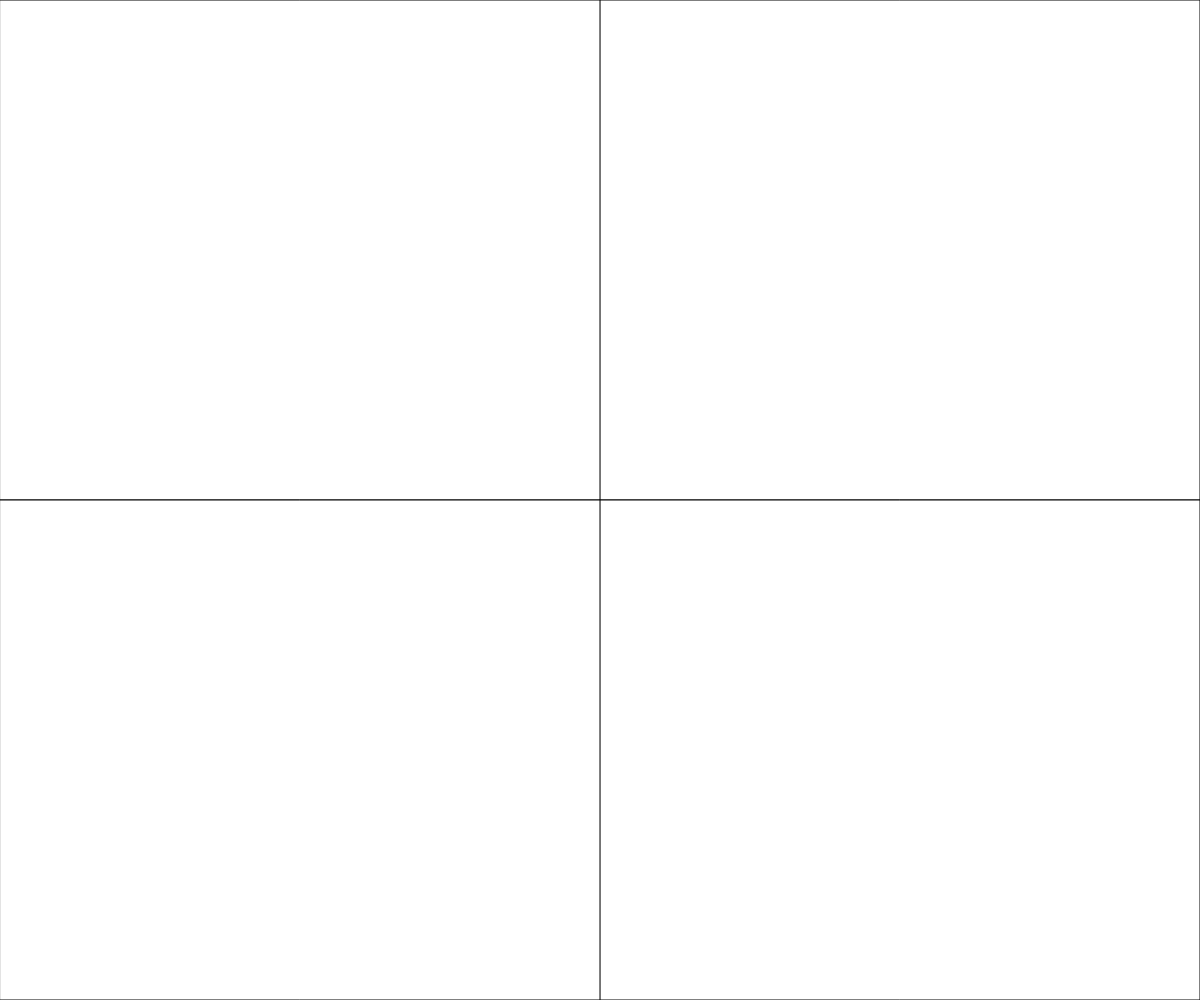
Frame 1 (no input)
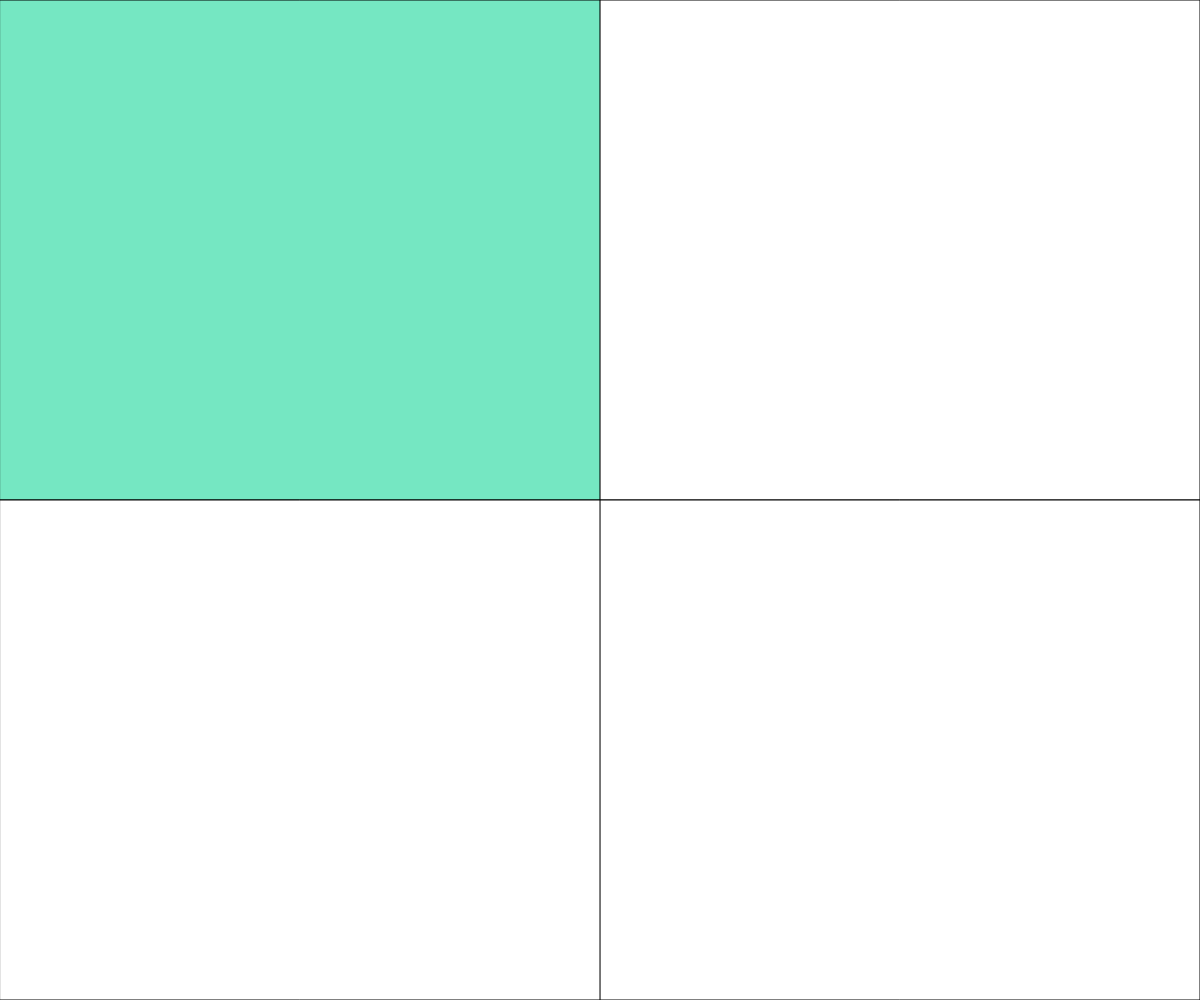
Frame 60 (no input)
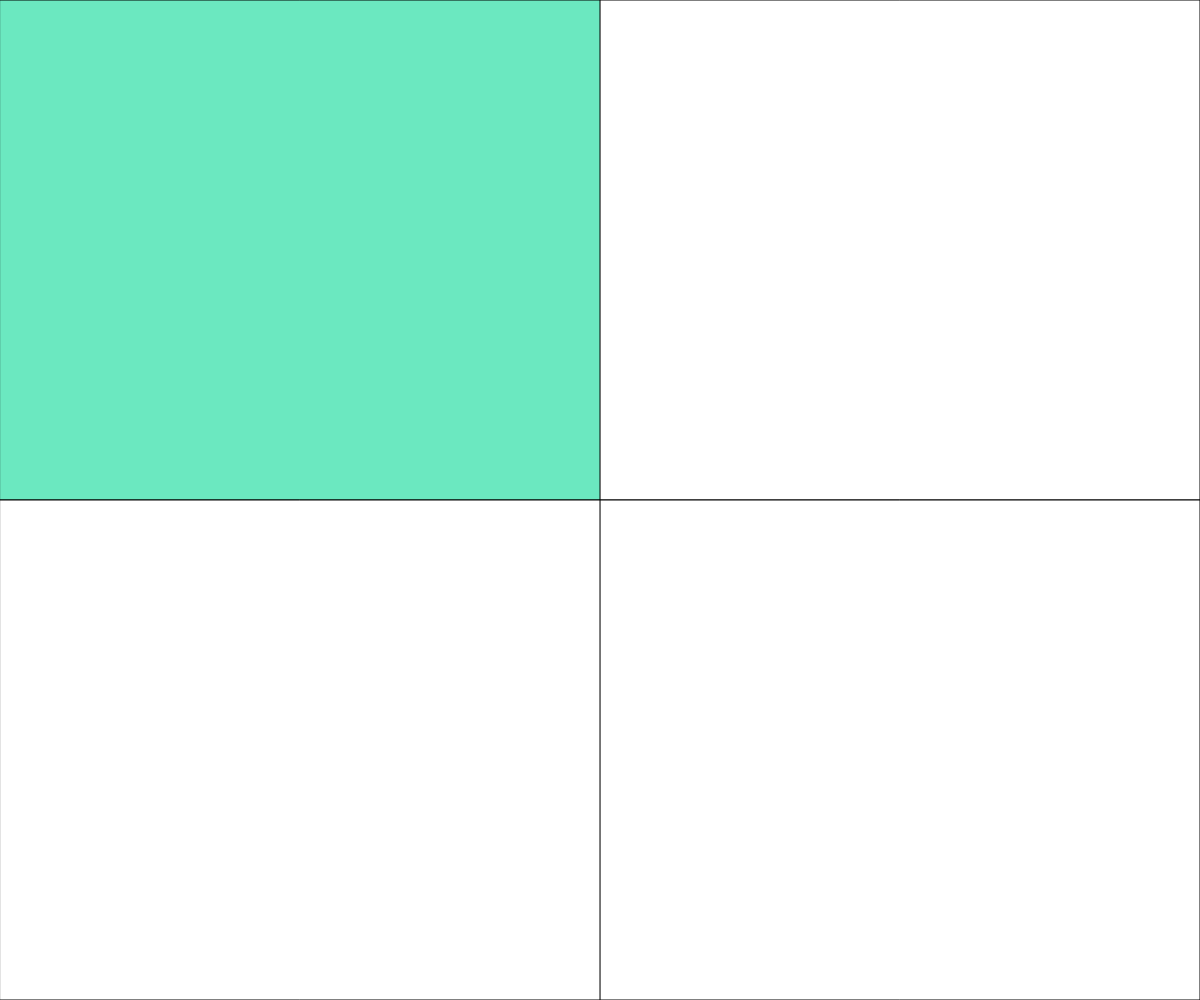
Frame 120 (the mouse pressed at the canvas centre since frame 60)

The p5.js sketch that drew these frames (run headless with seeded random() and noise() and a simulated clock; from frame 60 on, the mouse is pressed at the canvas centre):

// p5.js sketch
// ── sketch.js
// State variables 
// Looking at how to state variables for 4 differnt things
// Srushti Vyas
// November 18,2021

let topLeft, topRight, bottomLeft, bottomRight;
let tLeftFade = 0;
let tRightFade = 0;
let bLeftFade = 0;
let bRightFade = 0;
const FADE_SPEED = 4;
let ttRight1, ttRight2, ttRight3 = 0;


function setup() {
  createCanvas(windowWidth, windowHeight);
  let topLeft = false;
  let topRight = false;
  let bottomLeft = false;
  let bottomRight = false;

  
}

function draw() {
  background(220);
  line(width/2, 0, width/2, height);
  line(0, height/2, width, height/2);
  drawRectangles();
  mouseValue();
  print(topRight + " " + topLeft + " " + bottomRight + " " + bottomLeft + " ")
  

}

function drawRectangles(){
  if(topRight){
    fill(ttRight1,ttRight2,ttRight3,tRightFade);
    tRightFade += FADE_SPEED;
    
    
  }
  else{
    fill(255);
    tRightFade = 0;
  }
  
  rect(width/2,0,width/2,height/2);
  
  if(topLeft){
    fill(107,232,192,tLeftFade);
    tLeftFade += FADE_SPEED;
  }
  else{
    fill(255);
    tLeftFade = 0;
  }
  
  rect(0,0,width/2,height/2);
  
  if(bottomRight){
    fill(153,69,217,bRightFade);
    bRightFade += FADE_SPEED;
  }
  else{
    fill(255);
    bRightFade = 0;

  }
  
  rect(width/2,height/2,width/2,height/2);
  
  if(bottomLeft){
    fill(224,79,171,bLeftFade);
    bLeftFade += FADE_SPEED;
  }
  else{
    fill(255);
    bLeftFade = 0;
  }
  
  rect(0,height/2,width/2,height/2);
  
  
  
  
  
  
}

function mouseValue(){
  if(mouseX > width/2 && mouseY < height/2){
    topLeft = false;
   topRight = true;
   bottomLeft = false;
   bottomRight = false;
    
  }

  
  if(mouseX < width/2 && mouseY < height/2){
    topLeft = true;
   topRight = false;
   bottomLeft = false;
   bottomRight = false;
  }
  
  
  
   if(mouseX > width/2 && mouseY > height/2){
    topLeft = false;
   topRight = false;
   bottomLeft = false;
   bottomRight = true;
  }
  
  
  
   if(mouseX < width/2 && mouseY > height/2){
    topLeft = false;
   topRight = false;
   bottomLeft = true;
   bottomRight = false;
  }
 
  
  
}

function mouseClicked(){
  if(ttRight1 === 219){
      ttRight1 = 0;
      ttRight2 = 0;
      ttRight3 = 0;
  }
  else{
    ttRight1 = 219;
    ttRight2 = 90;
    ttRight3 = 81;
    
    
  }
}
